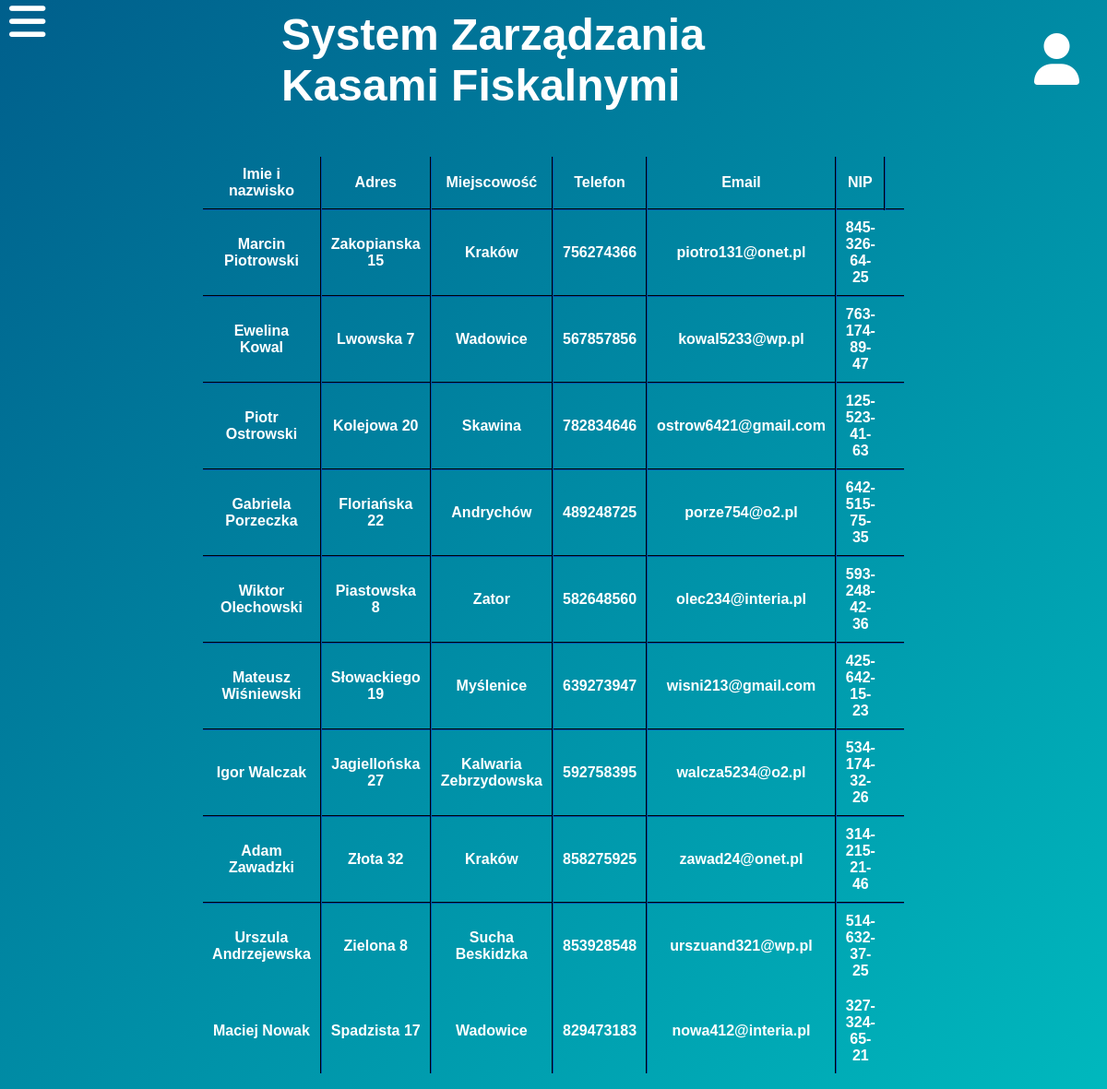
The app's page /klienci.php with its own data.
### tables this page shows
CREATE TABLE `klienci` (
  `id` int(2) NOT NULL,
  `nip` varchar(13) NOT NULL,
  `nazwa` varchar(20) NOT NULL,
  `adres` varchar(15) NOT NULL,
  `miejscowosc` varchar(25) NOT NULL,
  `telefon` int(9) NOT NULL,
  `email` varchar(20) NOT NULL
);

### klienci.php (the view, shortened to what this page needs)
<?php
$host = "localhost";
$name = "root";
$pass = "";
$dbname = "projekt";
$conn = mysqli_connect($host, $name, $pass, $dbname);
?>
<!DOCTYPE html>
<html lang="pl">
<head>
    <link rel="stylesheet" href="CSS/style-menu.css">
    <link rel="stylesheet" href="CSS/style-strona.css">
</head>
<body class="menu-preload">
    <div id='main'>
        <div id="heading-user">
            <div id="heading">
                <h1>System Zarządzania Kasami Fiskalnymi</h1>
            </div>
            <div id='logged-user'>
            <?php echo $_SESSION['imie'];?><span id="logged-user-icon"><i class="fas fa-user" onClick="managePopupWindow()"></i></span>
            </div>
        </div>
        <div class='content'>
            <table class='dane_bazadanych'>
                <tr>
                    <th>Imie i nazwisko</th>
                    <th>Adres</th>
                    <th>Miejscowość</th>
                    <th>Telefon</th>
                    <th>Email</th>
                    <th>NIP</th>
                    <th></th>
                </tr>
            <?php
                if(mysqli_connect_errno()) echo "Problemy techniczne, proszę spróbować później.";
                else{
                    $kwerenda = "SELECT * FROM klienci";
                    if($wynik=mysqli_query($conn, $kwerenda)){
                    while($row=mysqli_fetch_array($wynik)){
                        echo '<tr><td>'.$row['nazwa'].'</td><td>'.$row['adres'].'</td><td>'.$row['miejscowosc'].'</td><td>'.$row['telefon'].'</td><td>'.$row['email'].'</td><td>'.$row['nip'];
                    }
                }
                }
            ?>
            </table>
        </div>
        <div>
            <label for="menu-checkbox" id="menu-checkbox2">
                <i class="fas fa-bars"></i>
            </label>
        </div>
    </div>
</body>
</html>

### CSS/style-menu.css (style rules this page uses)
#menu-checkbox2 { position: fixed; font-size: 45px; left: 10px; top: -1px; z-index: 1; }
#menu-checkbox:not(:checked) ~ #menu-checkbox2 i { transition: 0.5s ease; }

### CSS/style-strona.css (style rules this page uses)
:root { --section-gradient-1: #005f8c ; --section-gradient-2: #00b9be ; --sidebar-bg-clr: #002b59; }
* { margin: 0; padding: 0; color: white; font-family: 'Rubik', sans-serif; font-weight: 600; }
html, body { min-height: 100%; margin: 5px; background: linear-gradient(to bottom right, var(--section-gradient-1), var(--section-gradient-2)); background-attachment: fixed; background-repeat: no-repeat; }
#heading-user { display: grid; grid-template-columns: 1fr 2fr 1fr; margin-bottom: 50px; }
#heading { font-size: 1.5rem; grid-column-start: 2; justify-self: center; align-self: center; }
#logged-user { justify-self: end; align-self: center; font-size: 2rem; }
#logged-user-icon { margin-right: 20px; padding-left: 20px; font-size: 3.5rem; }
.content { display: grid; grid-template-columns: 1fr 2fr 1fr; }
.dane_bazadanych { grid-column-start: 2; justify-self: stretch; align-self: center; border-collapse: collapse; }
.dane_bazadanych td,th { padding: 10px; text-align: center; }
.dane_bazadanych tr:not(:last-child) { border-bottom: 2px #002b59 groove; }
.dane_bazadanych td:not(:last-child), .dane_bazadanych th:not(:last-child) { border-right: 2px #002b59 groove; }
.dane_bazadanych tr:nth-last-child(2) { border-bottom: hidden; }

### records on screen
klienci: nazwa "Marcin Piotrowski", adres "Zakopianska 15", miejscowosc "Kraków", telefon "756274366", email "piotro131@onet.pl", nip "845-326-64-25"
klienci: nazwa "Ewelina Kowal", adres "Lwowska 7", miejscowosc "Wadowice", telefon "567857856", email "kowal5233@wp.pl", nip "763-174-89-47"
klienci: nazwa "Piotr Ostrowski", adres "Kolejowa 20", miejscowosc "Skawina", telefon "782834646", email "ostrow6421@gmail.com", nip "125-523-41-63"
klienci: nazwa "Gabriela Porzeczka", adres "Floriańska 22", miejscowosc "Andrychów", telefon "489248725", email "porze754@o2.pl", nip "642-515-75-35"
klienci: nazwa "Wiktor Olechowski", adres "Piastowska 8", miejscowosc "Zator", telefon "582648560", email "olec234@interia.pl", nip "593-248-42-36"
klienci: nazwa "Mateusz Wiśniewski", adres "Słowackiego 19", miejscowosc "Myślenice", telefon "639273947", email "wisni213@gmail.com", nip "425-642-15-23"
klienci: nazwa "Igor Walczak", adres "Jagiellońska 27", miejscowosc "Kalwaria Zebrzydowska", telefon "592758395", email "walcza5234@o2.pl", nip "534-174-32-26"
klienci: nazwa "Adam Zawadzki", adres "Złota 32", miejscowosc "Kraków", telefon "858275925", email "zawad24@onet.pl", nip "314-215-21-46"
klienci: nazwa "Urszula Andrzejewska", adres "Zielona 8", miejscowosc "Sucha Beskidzka", telefon "853928548", email "urszuand321@wp.pl", nip "514-632-37-25"
klienci: nazwa "Maciej Nowak", adres "Spadzista 17", miejscowosc "Wadowice", telefon "829473183", email "nowa412@interia.pl", nip "327-324-65-21"
